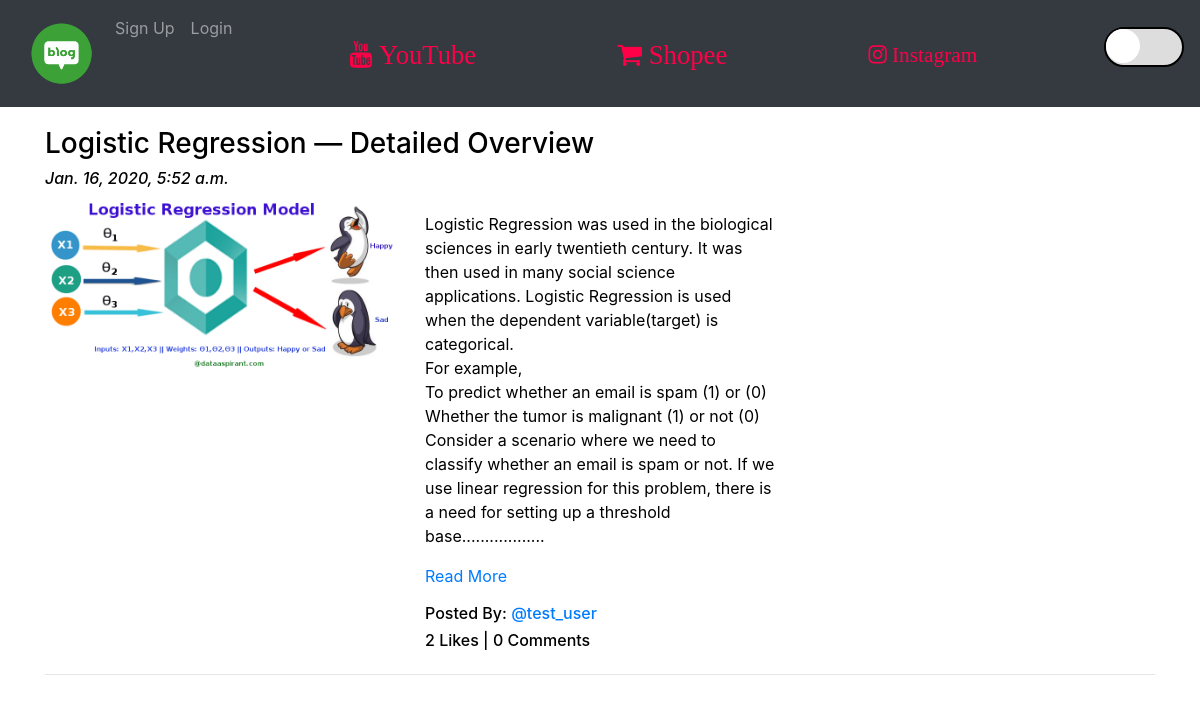
The app's page /blog/blog-most-liked/ with its own data.
### App_Blog/models.py (models this page shows, shortened)
class Blog(models.Model):
    author = models.ForeignKey(User, on_delete=models.CASCADE, related_name='post_author')
    blog_title = models.CharField(max_length=264, verbose_name="Put a Title")
    slug = models.SlugField(max_length=264, unique=True)
    blog_content = models.TextField(verbose_name="What is on your mind?")
    blog_image = models.ImageField(upload_to='blog_images', verbose_name="Image")
    publish_date = models.DateTimeField(auto_now_add=True)
    update_date = models.DateTimeField(auto_now=True)
    class Meta:
        ordering = ['-publish_date',]

### App_Blog/views.py (the view)
# urls.py: path('blog-most-liked/',views.MostLikedBlogView.as_view(),name='most_liked_blog'),
class MostLikedBlogView(ListView):
    context_object_name = 'blogs'
    model = Blog
    template_name = 'App_Blog/most_liked_blog.html'
    def get_queryset(self):
        most_liked_blog = Blog.objects.annotate(num_likes=Count('liked_blog')).order_by('-num_likes').first()
        return [most_liked_blog]

### App_Blog/templatetags/custom_filters.py (called while the page is built)
def range_filter(value):
    return value[0:500] + ".................."

### templates/App_Blog/most_liked_blog.html (shortened to what this page needs)
{% extends 'base.html' %}
{% load custom_filters %}
{% block body_block %}
  {% for blog in blogs %}
  <h3>{{blog.blog_title}}</h3>
  <h6><i>{{blog.publish_date}}</i></h6>
  <div class="row">
    <div class="col-sm-4">
      <img src="/media/{{blog.blog_image}}" alt="{{blog.blog_title}}" title="{{blog.blog_title}}" width="100%">
    </div>
      <div class="col-sm-4">
        <p>{{blog.blog_content|range_filter|linebreaks}} <a href="{% url 'App_Blog:blog_details' slug=blog.slug %}">Read More</a></p>
        <h6>Posted By: <a href="#">@{{blog.author}}</a></h6>
        <h6>{{blog.liked_blog.count}} Likes | {{blog.blog_comment.count }} Comments </h6>
      </div>
    </div>
  <hr>
  {% endfor %}
</div>
{% endblock %}

### records on screen
Blog: blog_title "Logistic Regression — Detailed Overview", publish_date "Jan. 16, 2020, 5:52 a.m.", blog_image (picture), blog_content|range_filter "Logistic Regression was used in the biological sciences in early twentieth century. It was then used in many social science applications. Logistic Regression is used when the dependent variable(target) is categorical. For example, To predict whether an email is spam (1) or (0) Whether the tumor is malignant (1) or not (0) Consider a scenario where we need to classify whether an email is spam or not. If we use linear regression for this problem, there is a need for setting up a threshold base..................", author "test_user", liked_blog.count "2", blog_comment.count "0"
